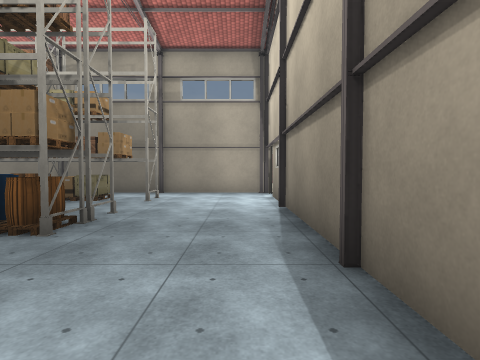
View 1 (above)

12 first-person views from a walk through a Unity game level. The camera is 1.5 m above the floor, tilts 2° down and sees 80° across. The floor is counted in squares, 2 m on a side. Each view is taken from the middle of a square. On the plan, view 1 faces up. The plan holds only what a view shows up to about 10 squares ahead; the rest is blank. The place goes on beyond the plan. Some animated figures are not drawn. Some surface patterns are stand-ins.

View 2
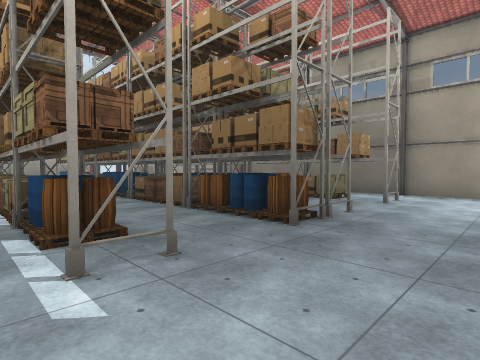

View 3
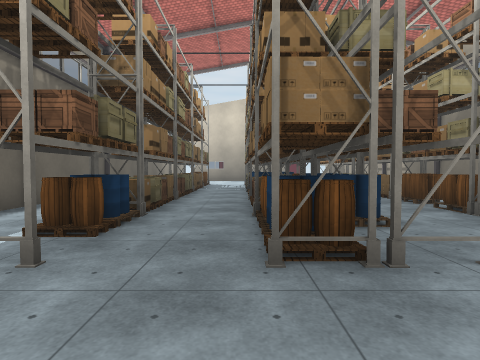

View 4
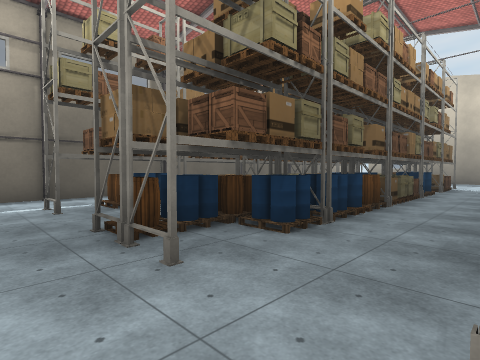

View 5
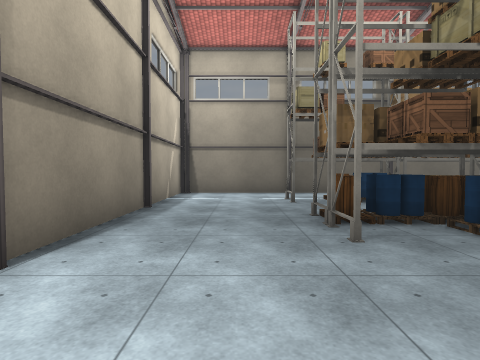

View 6
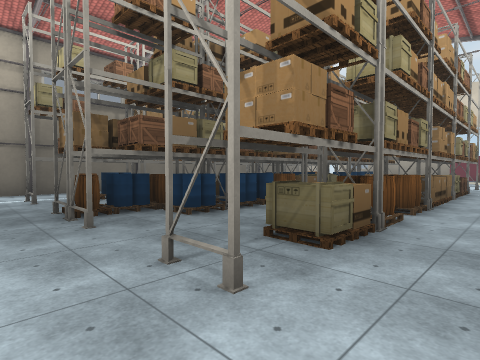

View 7
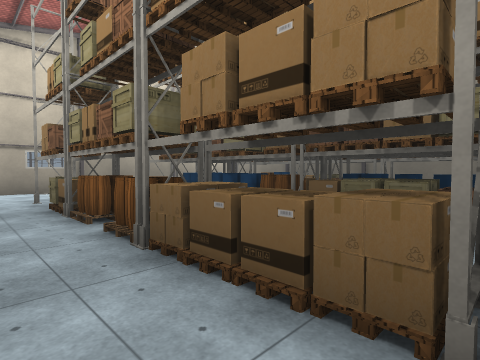

View 8
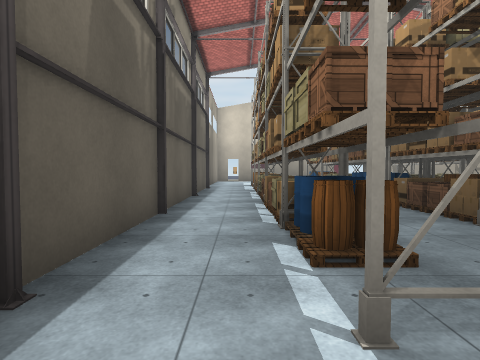

View 9
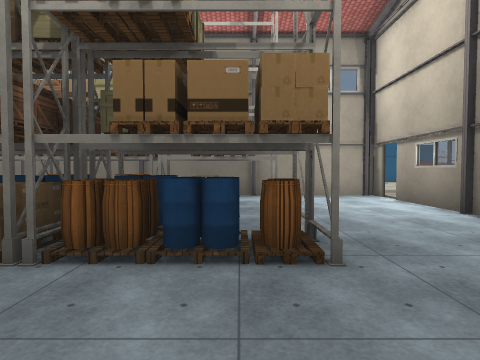

View 10
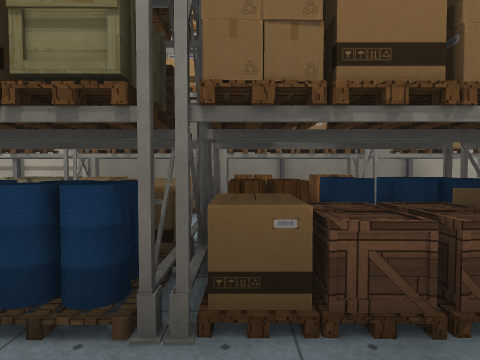

View 11
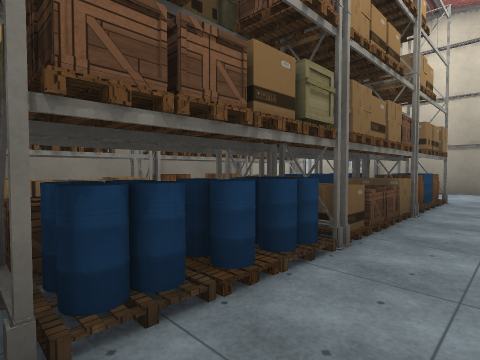

View 12
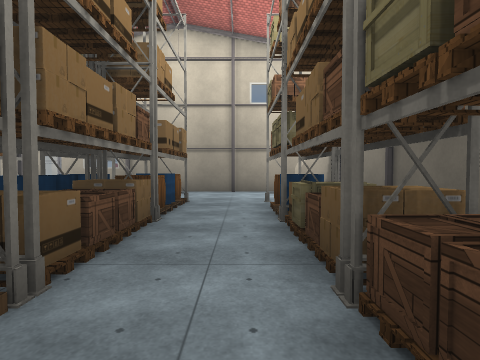

### Floor plan
Points are (right, up) in squares from view 1. A wall is a line through its corners. A room is listed if a view was taken in it or the views show most of it. See-through windows are left out.
Room 1 (views 1, 2, 3, 4, 5, 6, 7, 8, 9, 10, 11, 12)
walls: (-2.2, 5.1) (-2.2, 4.4); (-2.3, 6.9) (-2.3, 7.5); (-2.2, 7.5) (-2.2, 6.9); (-2.2, 1.5) (-2.2, 0.5); (0.9, 8.9) (0.9, 9.5) (-10.5, 9.5); (-10.4, -1.4) (0.9, -1.4) (0.9, 8.3)
ways out: gap at (1, 8.5)
objects: other object (-10, 5); box (-10, 7); box (-10, 8); other object (-9, 1); barrel (-9, 4); box (-9, 5); box (-9, 7); box (-9, 8); box (-8, 1); box (-8, 3); barrel (-8, 4); other object (-8, 5); box (-8, 7); box (-8, 8); box (-7, 1); box (-7, 3); box (-7, 4); barrel (-7, 5); barrel (-7, 7); box (-6, 1); barrel (-6, 3); other object (-6, 4); barrel (-6, 5); barrel (-6, 7); box (-5, 1); box (-5, 3); box (-5, 4); barrel (-5, 5); barrel (-5, 7); barrel (-4, 1); barrel (-4, 3); barrel (-4, 4); barrel (-4, 5); box (-4, 8); barrel (-3, 4); barrel (-2, 4)

Where each view was taken, in squares from view 1:
view 1: 0 up, 0 right, facing up
view 2: 0 up, 0 right, facing up-left
view 3: 3 up, 0 right, facing left
view 4: 7 up, 1 left, facing down-left
view 5: 8 up, 1 left, facing down
view 6: 9 up, 1 left, facing down-left
view 7: 9 up, 10 left, facing down-right
view 8: 0 up, 1 left, facing left
view 9: 1 up, 3 left, facing up
view 10: 2 up, 7 left, facing up
view 11: 2 up, 10 left, facing up-right
view 12: 2 up, 9 left, facing right
